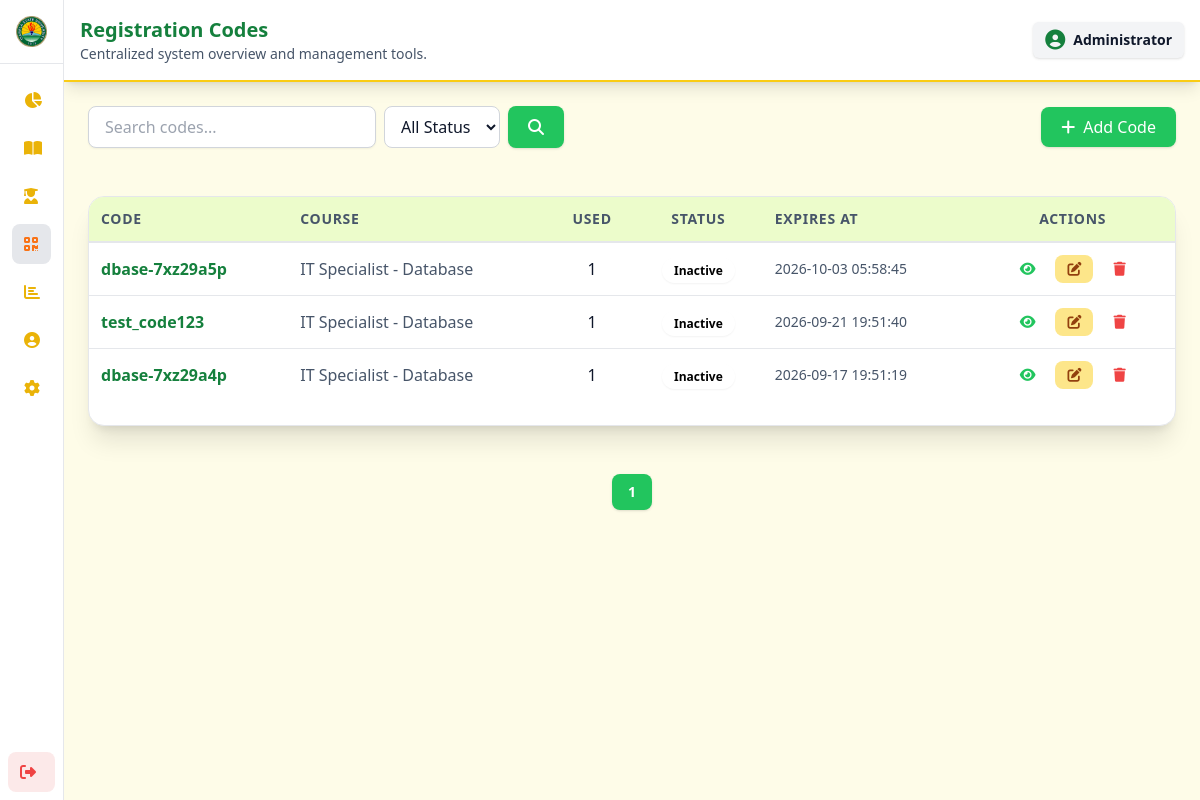
/Admin/code_redeemer.php, run on the app's committed database.
### tables this page shows
CREATE TABLE `registration_codes` (
  `id` int(11) NOT NULL AUTO_INCREMENT,
  `code` varchar(50) NOT NULL,
  `course_id` int(11) NOT NULL,
  `active` tinyint(1) DEFAULT 1,
  `expires_at` datetime DEFAULT NULL,
  `created_by_admin` int(11) DEFAULT NULL,
  `created_at` datetime DEFAULT current_timestamp(),
  PRIMARY KEY (`id`),
  UNIQUE KEY `code` (`code`),
  KEY `course_id` (`course_id`),
  CONSTRAINT `registration_codes_ibfk_1` FOREIGN KEY (`course_id`) REFERENCES `courses` (`id`) ON DELETE CASCADE
);

CREATE TABLE `courses` (
  `id` int(11) NOT NULL AUTO_INCREMENT,
  `title` varchar(255) NOT NULL,
  `description` text DEFAULT NULL,
  PRIMARY KEY (`id`)
);

### Admin/code_redeemer.php (the view, shortened to what this page needs)
<?php
require __DIR__ . '/../config.php';
$limit = 5;
$page = isset($_GET['page']) ? max(1, (int)$_GET['page']) : 1;
$search = isset($_GET['search']) ? trim($_GET['search']) : '';
$status = isset($_GET['status']) ? trim($_GET['status']) : '';
$offset = ($page - 1) * $limit;
$count_sql = "SELECT COUNT(*) FROM registration_codes WHERE code LIKE :search";
$count_stmt = $conn->prepare($count_sql);
$count_stmt->execute(['search' => "%$search%"]);
$total_items = $count_stmt->fetchColumn();
$total_pages = ceil($total_items / $limit);
$sql = "SELECT rc.*,
               c.title AS course_title,
               COUNT(rcu.id) AS used_count
        FROM registration_codes rc
        LEFT JOIN registration_code_uses rcu ON rc.id = rcu.registration_code_id
        LEFT JOIN courses c ON rc.course_id = c.id
        WHERE rc.code LIKE :search";
$sql .= " GROUP BY rc.id
          ORDER BY rc.created_at DESC
          LIMIT :limit OFFSET :offset";
$stmt = $conn->prepare($sql);
$stmt->bindValue(':search', "%$search%", PDO::PARAM_STR);
$stmt->bindValue(':limit', $limit, PDO::PARAM_INT);
$stmt->bindValue(':offset', $offset, PDO::PARAM_INT);
$stmt->execute();
$codes = $stmt->fetchAll(PDO::FETCH_ASSOC);
?>
<!DOCTYPE html>
<html lang="en">
<head>
<link rel="stylesheet" href="../output.css">
<link rel="stylesheet" href="https://cdnjs.cloudflare.com/ajax/libs/font-awesome/6.4.0/css/all.min.css"/>
</head>
<body class="bg-main-bg min-h-screen flex">
<?php include __DIR__ . '/sidebar.php'; ?>
<div class="flex-grow main-content-wrapper flex flex-col">
    <?php
    include "header.php";
    ?>
    <div class="flex flex-col sm:flex-row justify-between items-center m-6 gap-3">
<form method="GET" class="flex w-full sm:w-auto gap-2">
    <input type="text" name="search" value="<?= htmlspecialchars($search); ?>" placeholder="Search codes..."
        class="w-full sm:w-72 px-4 py-2 border border-input-border bg-color-input-bg rounded-lg shadow-sm focus:outline-none focus:ring-2 ring-icon transition text-color-text">
    <select name="status" class="px-3 py-2 border border-input-border bg-color-input-bg rounded-lg text-color-text">
        <option value="">All Status</option>
    </select>
    <button type="submit"
        class="px-5 py-2 bg-button-primary text-white font-medium rounded-lg shadow hover-bg-button-primary-hover transition">
        <i class="fas fa-search"></i>
    </button>
</form>
        <button id="openAddModal" class="flex items-center gap-2 px-5 py-2 bg-button-primary text-white font-medium rounded-lg shadow hover-bg-button-primary-hover transition">
            <i class="fas fa-plus"></i> Add Code
        </button>
    </div>
    <div class="bg-card-bg pb-6 m-6 rounded-2xl shadow-xl border border-card-border overflow-hidden fade-slide">
        <div class="overflow-x-auto">
            <table class="w-full text-left border-collapse">
                <thead>
                    <tr class="bg-table-header text-table-header text-sm uppercase tracking-wider">
                        <th class="p-3 border-b-2 border-card-border font-semibold">Code</th>
                        <th class="p-3 border-b-2 border-card-border font-semibold">Course</th>
                        <th class="p-3 border-b-2 border-card-border font-semibold text-center">Used</th>
                        <th class="p-3 border-b-2 border-card-border font-semibold text-center">Status</th>
                        <th class="p-3 border-b-2 border-card-border font-semibold">Expires At</th>
                        <th class="p-3 border-b-2 border-card-border font-semibold text-center">Actions</th>
                    </tr>
                </thead>
                <tbody class="divide-y divide-card-border">
                    <?php if ($codes): ?>
                        <?php foreach ($codes as $row): ?>
                            <tr class="hover:bg-table-header transition">
                                <td class="p-3 font-bold text-heading"><?= htmlspecialchars($row['code']); ?></td>
                                <td class="p-3 text-color-text-secondary"><?= htmlspecialchars($row['course_title'] ?? 'N/A'); ?></td>
                                <td class="p-3 text-center text-color-text"><?= $row['used_count']; ?></td>
                                <td class="p-3 text-center">
                                    <?= $row['active']
                                        ? '<span class="px-3 py-1 text-xs font-bold bg-active-badge rounded-full shadow-sm">Active</span>'
                                        : '<span class="px-3 py-1 text-xs font-bold bg-inactive-badge rounded-full shadow-sm">Inactive</span>'; ?>
                                </td>
                                <td class="p-3 text-color-text-secondary text-sm"><?= $row['expires_at'] ?? 'N/A'; ?></td>
                                <td class="p-3 flex justify-center gap-2">
                                    <button class="viewBtn px-3 py-1 text-sm font-medium bg-action-primary-light text-action-primary rounded-lg hover:bg-button-primary-hover transition"
                                        data-id="<?= $row['id']; ?>"
                                        data-code="<?= htmlspecialchars($row['code']); ?>">
                                        <i class="fas fa-eye"></i>
                                    </button>
                                    <button class="editBtn px-3 py-1 text-sm font-medium bg-button-secondary text-button-secondary-text rounded-lg hover-bg-button-secondary-hover transition"
                                        data-id="<?= $row['id']; ?>"
                                        data-code="<?= htmlspecialchars($row['code']); ?>"
                                        data-course="<?= $row['course_id']; ?>"
                                        data-active="<?= $row['active']; ?>"
                                        data-expires="<?= $row['expires_at']; ?>">
                                        <i class="fas fa-edit"></i>
                                    </button>
                                    <a href="registration_code.php?action=delete&id=<?= $row['id']; ?>" onclick="return confirm('Delete this code?');"
                                        class="px-3 py-1 text-sm font-medium bg-action-danger-light rounded-lg hover:opacity-80 transition">
                                        <i class="fas fa-trash text-red-500"></i>
                                    </a>
                                </td>
                            </tr>
                        <?php endforeach; ?>
                    <?php else: ?>
                        <tr>
                            <td colspan="6" class="p-4 text-center text-color-text-secondary">No codes found.</td>
                        </tr>
                    <?php endif; ?>
                </tbody>
            </table>
        </div>
    </div>
    <div class="mt-6 flex justify-center space-x-2">
        <?php for ($i = 1; $i <= $total_pages; $i++): ?>
           <a href="?page=<?= $i ?>&search=<?= urlencode($search) ?>&status=<?= urlencode($status) ?>"
   class="px-4 py-2 rounded-lg text-sm font-bold shadow transition
   <?= $i == $page ? 'bg-button-primary text-white' : 'bg-button-secondary text-button-secondary-text hover-bg-button-secondary-hover' ?>">
   <?= $i ?>
</a>
        <?php endfor; ?>
    </div>
</div>
</body>
</html>

### Admin/code_redeemer.php (style rules this page uses)
.fade-slide { opacity: 0; transform: translateY(20px); transition: opacity .8s ease, transform .8s ease; }
.fade-slide.show { opacity: 1; transform: translateY(0); }
.bg-main-bg { background-color: var(--color-main-bg); }
.bg-card-bg { background-color: var(--color-card-bg); }
.text-heading { color: var(--color-heading); }
.text-color-text { color: var(--color-text); }
.text-color-text-secondary { color: var(--color-text-secondary); }
.bg-button-primary { background-color: var(--color-button-primary); }
.bg-button-secondary { background-color: var(--color-button-secondary); }
.text-button-secondary-text { color: var(--color-button-secondary-text); }
.border-card-border { border-color: var(--color-card-border); }
.border-input-border { border-color: var(--color-input-border); }
.ring-icon { --tw-ring-color: var(--color-icon); }
.bg-color-input-bg { background-color: var(--color-input-bg); }
.bg-table-header { background-color: var(--color-card-section-bg); }
.text-table-header { color: var(--color-text-secondary); }
.bg-inactive-badge { background-color: var(--color-red-badge); color: var(--color-red-badge-text); }
.text-action-primary { color: var(--color-button-primary); }
.bg-action-primary-light { background-color: var(--color-button-primary-light); }
.bg-action-danger-light { background-color: var(--color-red-badge); color: var(--color-red-badge-text); }
.main-content-wrapper { margin-left: 4rem; transition: margin-left 0.3s ease-in-out; }
body { padding:0; }

### data on the page
registration_codes: code "dbase-7xz29a5p", course.title "IT Specialist - Database", used_count "1", active "Inactive", expires_at "2026-10-03 05:58:45"
registration_codes: code "test_code123", course.title "IT Specialist - Database", used_count "1", active "Inactive", expires_at "2026-09-21 19:51:40"
registration_codes: code "dbase-7xz29a4p", course.title "IT Specialist - Database", used_count "1", active "Inactive", expires_at "2026-09-17 19:51:19"

### other printed values
$title "Registration Codes"
